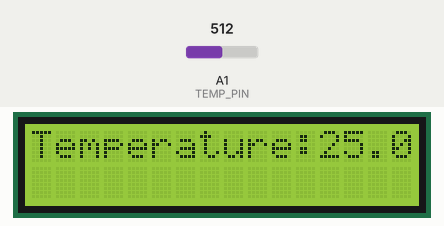
The sketch below on a simulated Arduino Uno, built with avr-gcc and run on an emulated ATmega328P. Shown: 16×2 character LCD. Inputs (shaded band) come from the test bench; at power-on: A1 (TEMP_PIN) = 512. What the sketch prints to the serial monitor is not drawn.

Above: at 1.2 s.
1.3 s: A1 (TEMP_PIN) set to 716
At 5.9 s:
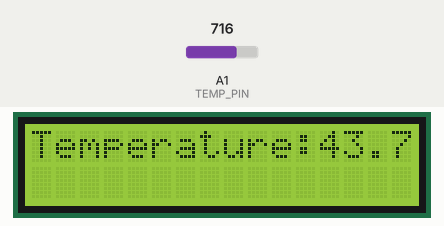
7.3 s: A1 (TEMP_PIN) set to 900
At 11.1 s:
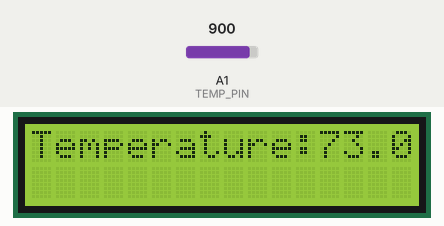
13.3 s: A1 (TEMP_PIN) set to 1023
At 16.4 s:
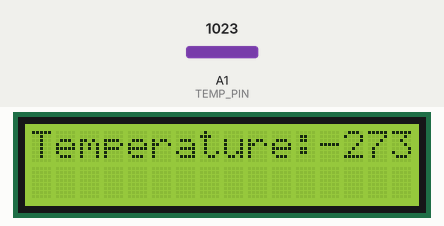
Timing chart, 0 to 17.9 s (numbered marks = the images above; inputs shaded):
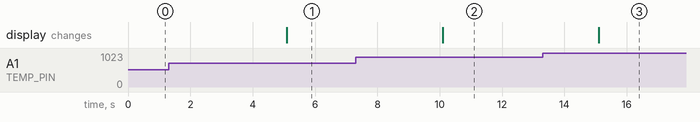

The sketch:

es6.ino
```cpp
#include <LiquidCrystal_PCF8574.h>
#include <math.h>
#include <Wire.h>

LiquidCrystal_PCF8574 lcd(0x27);

const int TEMP_PIN = A1;

const long int R0 = 100000; //Ohm
const int B = 4275; //K
const float Vcc = 1023.0;

float R = 0.0;
float T = 0.0; //Kelvin

void setup() {
  int error;
  Serial.begin(9600);
  while (!Serial);

  Serial.println("Starting Lab 1.5!");
  Serial.println("Check for LCD");

  Wire.begin();
  Wire.beginTransmission(0x27);
  error = Wire.endTransmission();

  if (error == 0) {
    Serial.println("LCD found");

    lcd.begin(16, 2); // initialize the lcd
    lcd.setBacklight(255);
    lcd.home();
    lcd.clear();
    lcd.print("Temperature:");

  } else {
    Serial.println("LCD not found.");
  }

}

void loop() {

  int sensorValue = analogRead(TEMP_PIN); // = Vsig

  R = ((Vcc / sensorValue) - 1.0) * R0;

  T = (1 / ((log(R / R0) / B) + (1 / 298.15))) - 273.15; // Temperatura in gradi celsius

  lcd.setCursor(12, 0);
  lcd.print(T);

  delay(5000);
}
```

Measured:
- after the input at 1.3 s, the display: changes after 3.8 s (image 1)
- after the input at 7.3 s, the display: changes after 2.8 s (image 2)
- after the input at 13.3 s, the display: changes after 1.8 s (image 3)
